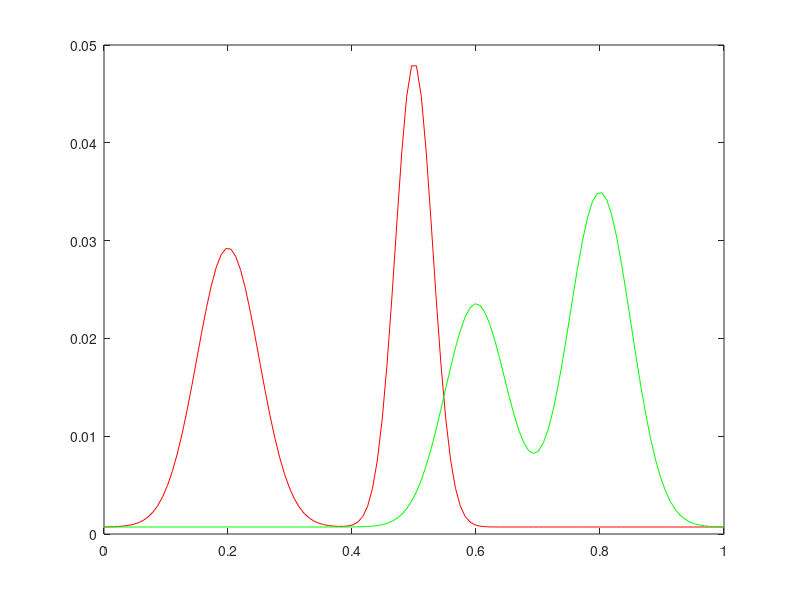

Reproduce this figure in MATLAB. (Note: this script raises an error after producing the figure.)
close all
clear all
%% transport between two Gaussian Mixtures
N=128;
p1 = gmdistribution([0.2; 0.5], reshape([0.05, 0.03].^2, 1, 1, 2), [0.5, 0.5]);
p2 = gmdistribution([0.6; 0.8], reshape([0.05, 0.05].^2, 1, 1, 2), [0.4, 0.6]);

locations=[0:1/(N-1):1]';
w1=p1.pdf(locations) + 0.1; w1=w1(:)/sum(w1(:));
w2=p2.pdf(locations) + 0.1; w2=w2(:)/sum(w2(:));

C=pdist2(locations, locations).^2;
plot(locations, w1, 'r'); hold on
plot(locations, w2, 'g');


max_iters=[1, 10, 50, 200, 1000, 5000];


%% 
OptimalTransport_LPServer;
figure;

nm=5; %number of methods

for s=1:6
%% linear programming
[~, V1, Pi1, ~] = OptimalTransport_LP(C, w1, w2); 
Pi1=full(Pi1); 
%subplot_tight(4,6,1+(s-1)*5); imshow(-Pi1, []);


%% iterative Bregman projection: Sinkhorn distance
tic;
[V2, Pi2] = OptimalTransport_IBP_Sinkhorn(C, w1, w2, .1/N, max_iters(s));
toc;
subplot_tight(6,nm,1+(s-1)*nm); imshow(addframe(imfuse(-Pi2, -Pi1)));

[V2, Pi2] = OptimalTransport_IBP_Sinkhorn(C, w1, w2, .5/N, max_iters(s));
subplot_tight(6,nm,2+(s-1)*nm); imshow(addframe(imfuse(-Pi2, -Pi1)));

[V2, Pi2] = OptimalTransport_IBP_Sinkhorn(C, w1, w2, 2./N, max_iters(s));
subplot_tight(6,nm,3+(s-1)*nm); imshow(addframe(imfuse(-Pi2, -Pi1)));

%% Bregman ADMM
rho=2.*mean(C(:));
tic;
[V3, Pi3] = OptimalTransport_BADMM(C, w1, w2, rho, max_iters(s));
toc;
subplot_tight(6,nm,4+(s-1)*nm); imshow(addframe(imfuse(-Pi3, -Pi1)));

%% Simulated Annealing
tic;
[V4, Pi4, F4] = OptimalTransport_Simulated_Annealing(C, w1, w2, 2./N, max_iters(s));
toc;
subplot_tight(6,nm,5+(s-1)*nm); imshow(addframe(imfuse(-Pi4, -Pi1)));
end


